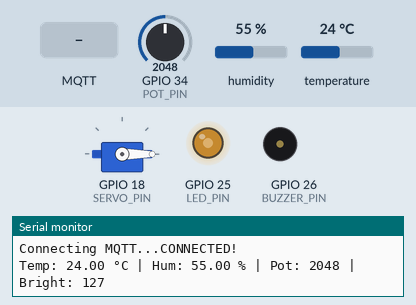
Bench run of a program on a simulated ESP32. On the bench: servo, output pins drawn as LEDs (lit = HIGH), buzzer (waves = sounding, pin HIGH), the last lines printed to the serial monitor. The inputs (shaded band) are chosen by the test bench; at power-on: temperature 24 °C, GPIO 34 (POT_PIN) = 2048, humidity 55 %. WiFi joins after 1.5 s; servers stay silent unless stated; no MQTT or app messages arrive unless stated.

Above: at 4.7 s.
4.8 s: MQTT message "open" arrives on the first subscribed topic
At 5.8 s:
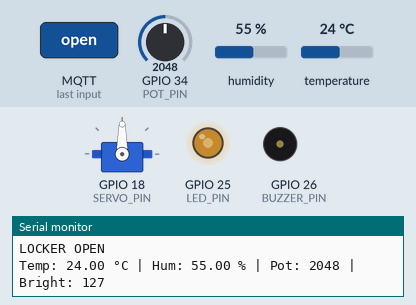
6.3 s: temperature set to 39.6 °C
8.7 s: temperature set to 40.5 °C
At 12.1 s:
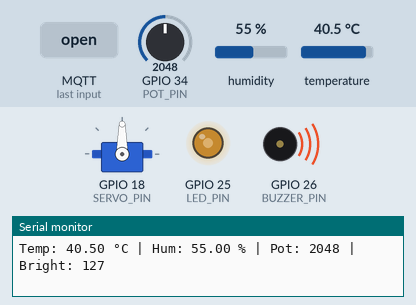
13.0 s: GPIO 34 (POT_PIN) set to 2866
At 14.7 s:
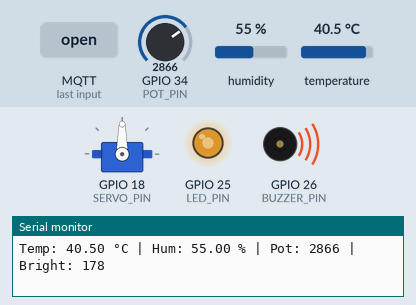
15.0 s: MQTT message "close" arrives on the first subscribed topic
At 15.9 s:
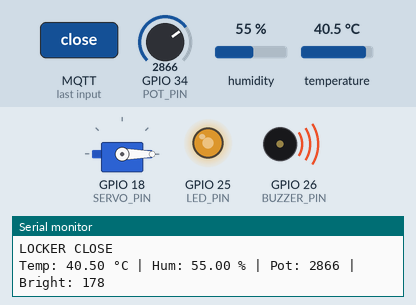
16.5 s: GPIO 34 (POT_PIN) set to 3603
At 19.0 s:
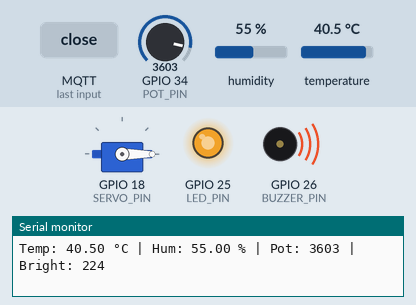
Timing chart, 0 to 20.0 s (numbered marks = the images above; inputs shaded):
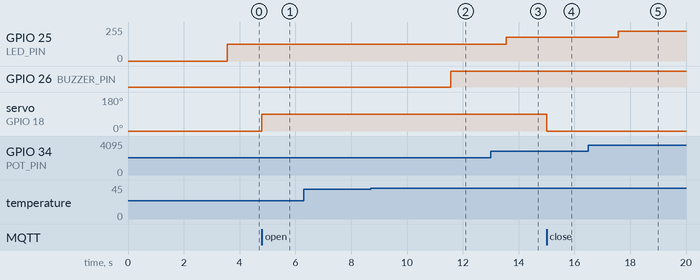

The program:

main.cpp
```cpp
#include <Arduino.h>
#include <WiFi.h>
#include <WiFiManager.h>
#include <PubSubClient.h>
#include <ESP32Servo.h>
#include <DHT.h>

// ======================
// DHT22
// ======================
#define DHTPIN 4
#define DHTTYPE DHT22

DHT dht(DHTPIN, DHTTYPE);

// ======================
// PIN
// ======================
#define SERVO_PIN 18
#define POT_PIN 34
#define LED_PIN 25
#define BUZZER_PIN 26

// ======================
// LED PWM
// ======================
#define LED_CHANNEL 0
#define LED_FREQ 5000
#define LED_RESOLUTION 8

// ======================
// MQTT
// ======================
const char* mqtt_server = "192.168.1.11";
const char* mqtt_user = "rogerman";
const char* mqtt_pass = "Nainggolan123";

WiFiClient espClient;
PubSubClient client(espClient);

// ======================
// SERVO
// ======================
Servo servo;

// ======================
// MQTT CALLBACK
// ======================
void callback(char* topic, byte* payload, unsigned int length) {

  String message = "";

  for (int i = 0; i < length; i++) {
    message += (char)payload[i];
  }

  Serial.print("Message: ");
  Serial.println(message);

  if (String(topic) == "iotlanjut/servo") {

    if (message == "open") {

    servo.attach(SERVO_PIN);

    servo.write(90);

    Serial.println("LOCKER OPEN");

    delay(500);
    }

    else if (message == "close") {

    servo.attach(SERVO_PIN);

    servo.write(0);

    Serial.println("LOCKER CLOSE");

    delay(500);
    }
  }
}

// ======================
// MQTT RECONNECT
// ======================
void reconnect() {

  while (!client.connected()) {

    Serial.print("Connecting MQTT...");

    if (client.connect(
          "ESP32SmartDesk",
          mqtt_user,
          mqtt_pass)) {

      Serial.println("CONNECTED!");

      client.subscribe("iotlanjut/servo");

    } else {

      Serial.print("FAILED, rc=");
      Serial.println(client.state());

      delay(2000);
    }
  }
}

// ======================
// SETUP
// ======================
void setup() {

  Serial.begin(115200);

  // ======================
  // WIFI MANAGER
  // ======================

  WiFiManager wm;

  wm.autoConnect("SmartStudyDesk");

  Serial.println("WiFi Connected!");
  Serial.print("IP Address: ");
  Serial.println(WiFi.localIP());

  // ======================
  // MQTT
  // ======================

  client.setServer(mqtt_server, 1883);
  client.setCallback(callback);

  // ======================
  // DHT22
  // ======================

  dht.begin();

  delay(2000);

  // ======================
  // SERVO
  // ======================

  servo.attach(SERVO_PIN);
  servo.write(0);

  // ======================
  // BUZZER
  // ======================

  pinMode(BUZZER_PIN, OUTPUT);

  // ======================
  // LED PWM
  // ======================

  ledcSetup(
    LED_CHANNEL,
    LED_FREQ,
    LED_RESOLUTION);

  ledcAttachPin(
    LED_PIN,
    LED_CHANNEL);

  Serial.println("SMART STUDY DESK READY!");
}

// ======================
// LOOP
// ======================
void loop() {

  if (!client.connected()) {
    reconnect();
  }

  client.loop();

  static unsigned long lastPublish = 0;

  if (millis() - lastPublish > 2000) {

    lastPublish = millis();

    // ======================
    // DHT22
    // ======================

    float temp = dht.readTemperature();
    float hum = dht.readHumidity();

    if (!isnan(temp) && !isnan(hum)) {

      // ======================
      // POTENTIOMETER
      // ======================

      int potValue = analogRead(POT_PIN);

      // ======================
      // LED PWM
      // ======================

      int brightness =
        map(potValue,
            0,
            4095,
            0,
            255);

      ledcWrite(
        LED_CHANNEL,
        brightness);

      // ======================
      // BUZZER
      // ======================

      if (temp > 40) {

        digitalWrite(
          BUZZER_PIN,
          HIGH);

      } else {

        digitalWrite(
          BUZZER_PIN,
          LOW);
      }

      // ======================
      // MQTT PUBLISH
      // ======================

      char tempString[8];
      dtostrf(
        temp,
        1,
        2,
        tempString);

      char humString[8];
      dtostrf(
        hum,
        1,
        2,
        humString);

      char potString[8];
      itoa(
        potValue,
        potString,
        10);

      client.publish(
        "iotlanjut/temp",
        tempString);

      client.publish(
        "iotlanjut/hum",
        humString);

      client.publish(
        "iotlanjut/pot",
        potString);

      // ======================
      // SERIAL MONITOR
      // ======================

      Serial.print("Temp: ");
      Serial.print(temp);

      Serial.print(" °C | Hum: ");
      Serial.print(hum);

      Serial.print(" % | Pot: ");
      Serial.print(potValue);

      Serial.print(" | Bright: ");
      Serial.println(brightness);

    } else {

      Serial.println("DHT22 Read Failed!");
    }
  }
}
```

Measured:
- the behaviour switches between 40 and 40.1 °C on temperature (found by bisection; images 1 and 2)
- after the input at 4.8 s, servo on GPIO 18 (SERVO_PIN): 0° → 90° at once
- after the input at 8.7 s, GPIO 26 (BUZZER_PIN): LOW → HIGH after 2.9 s
- after the input at 13.0 s, GPIO 25 (LED_PIN): 127/255 → 177/255 after 0.56 s
- after the input at 15.0 s, servo on GPIO 18 (SERVO_PIN): 90° → 0° at once
- after the input at 16.5 s, GPIO 25 (LED_PIN): 177/255 → 223/255 after 1.1 s
